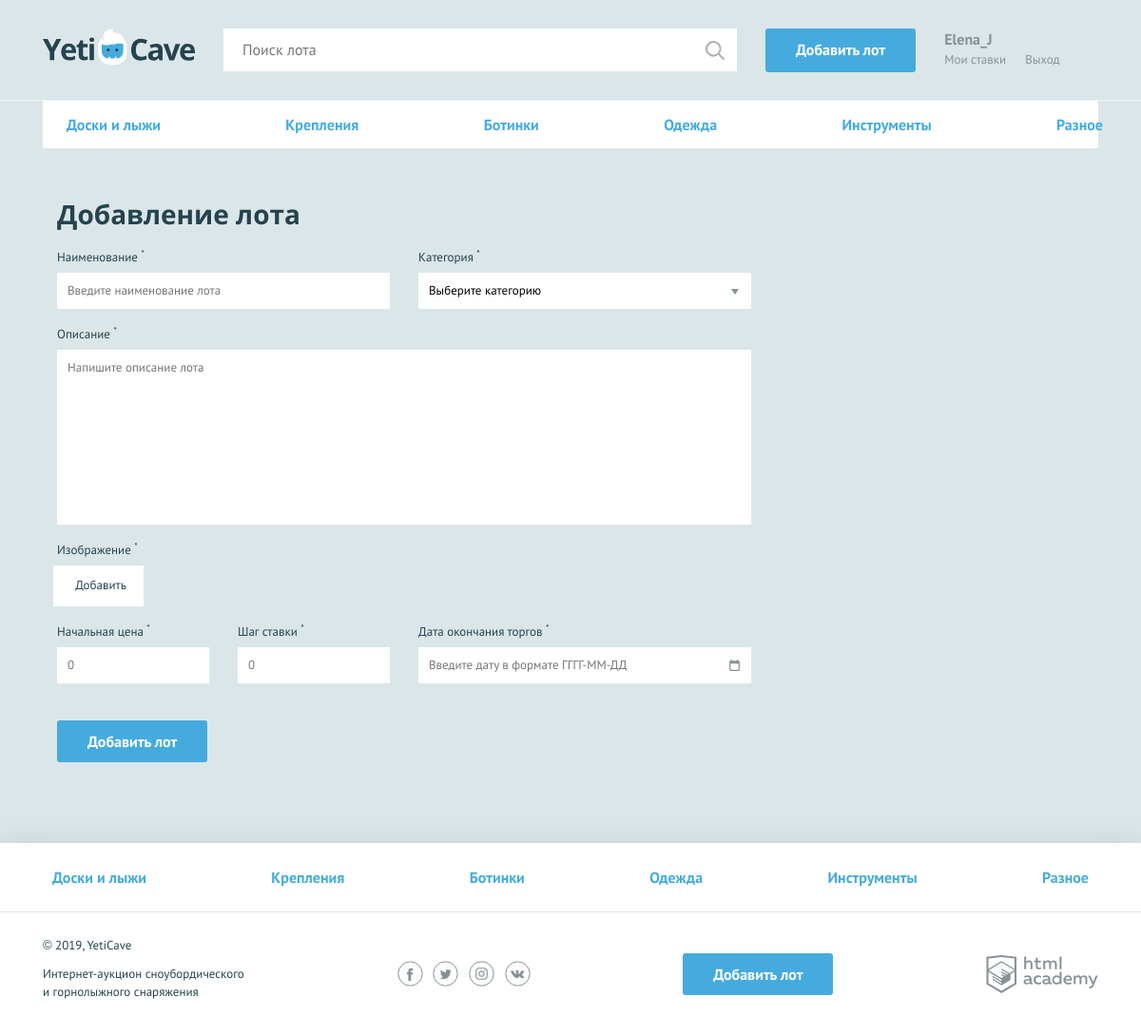
The page /add.php (signed in) on the database its author committed.
### tables this page shows
CREATE TABLE categories (
  id INT AUTO_INCREMENT PRIMARY KEY NOT NULL,
  name VARCHAR(64) UNIQUE NOT NULL,
  class VARCHAR(64) NOT NULL
);

### functions.php (called while the page is built, shortened)
<?php
function db_get_prepare_stmt($link, $sql, $data = []) {
    $stmt = mysqli_prepare($link, $sql);
    return $stmt;
}
function include_template($name, array $data = []) {
    $name = 'templates/' . $name;
    extract($data);
    require $name;
    $result = ob_get_clean();
    return $result;
}
function esc($str) {
	return htmlspecialchars($str);
}
function db_fetch_data($link, $sql, $data = []) {
    $result = [];
    $stmt = db_get_prepare_stmt($link, $sql, $data);
    mysqli_stmt_execute($stmt);
    $res = mysqli_stmt_get_result($stmt);
    if ($res) {
        $result = mysqli_fetch_all($res, MYSQLI_ASSOC);
    }
    return $result;
}

### init.php (called while the page is built, shortened)
<?php
require_once('functions.php');
$link = mysqli_connect("localhost", "root", "", "yeticave_852957");
mysqli_set_charset($link, "utf8");
$sql = "SELECT * FROM categories";
$categories = db_fetch_data($link, $sql);

### templates/add.php (the view, shortened to what this page needs)
<nav class="nav">
    <ul class="nav__list container">
        <?php foreach ($categories as $key => $val): ?>
        <li class="nav__item">
            <a href="all-lots.html"><?= esc($val['name']);?></a>
        </li>
        <?php endforeach; ?>
    </ul>
</nav>
<form class="form form--add-lot container <?= count($errors)? 'form--invalid' : ''?>" action="add.php" method="post" enctype="multipart/form-data">
    <h2>Добавление лота</h2>
    <div class="form__container-two">
        <div class="form__item <?= isset($errors['lot-name']) ? 'form__item--invalid' : '';?>">
            <label for="lot-name">Наименование <sup>*</sup></label>
            <input id="lot-name" type="text" name="lot-name" value="<?= isset($lot['lot-name']) ? $lot['lot-name'] : '';?>" placeholder="Введите наименование лота">
        </div>
        <div class="form__item <?= isset($errors['category']) ? 'form__item--invalid' : '';?>">
            <label for="category">Категория <sup>*</sup></label>
            <select id="category" name="category">
                <option>Выберите категорию</option>
            </select>
        </div>
    </div>
    <div class="form__item form__item--wide <?= isset($errors['message']) ? 'form__item--invalid' : '';?>">
        <label for="message">Описание <sup>*</sup></label>
        <textarea id="message" name="message" placeholder="Напишите описание лота"><?= isset($lot['message']) ? $lot['message'] : '';?></textarea>
    </div>
    <div class="form__item form__item--file">
        <label>Изображение <sup>*</sup></label>
        <div class="form__input-file <?= isset($errors['file']) ? 'form__item--invalid' : '';?>">
            <label for="lot-img">
                Добавить
            </label>
        </div>
    </div>
    <div class="form__container-three">
        <div class="form__item form__item--small <?= isset($errors['lot-rate']) ? 'form__item--invalid' : '';?>">
            <label for="lot-rate">Начальная цена <sup>*</sup></label>
            <input id="lot-rate" type="text" name="lot-rate" value="<?= isset($lot['lot-rate']) ? $lot['lot-rate'] : '';?>" placeholder="0">
        </div>
        <div class="form__item form__item--small <?= isset($errors['lot-step']) ? 'form__item--invalid' : '';?>">
            <label for="lot-step">Шаг ставки <sup>*</sup></label>
            <input id="lot-step" type="text" name="lot-step" value="<?= isset($lot['lot-step']) ? $lot['lot-step'] : '';?>" placeholder="0">
        </div>
        <div class="form__item <?= isset($errors['lot-date']) ? 'form__item--invalid' : '';?>">
            <label for="lot-date">Дата окончания торгов <sup>*</sup></label>
            <input class="form__input-date" id="lot-date" type="text" name="lot-date" value="<?= isset($lot['lot-date']) ? $lot['lot-date'] : '';?>" placeholder="Введите дату в формате ГГГГ-ММ-ДД">
        </div>
    </div>
    <button type="submit" class="button">Добавить лот</button>
</form>

### templates/layout.php (shortened to what this page needs)
<!DOCTYPE html>
<html lang="ru">
<head>
    <link href="/css/normalize.min.css" rel="stylesheet">
    <link href="/css/style.css" rel="stylesheet">
    <link href="/css/flatpickr.min.css" rel="stylesheet">
</head>
<body>
<div class="page-wrapper">
<header class="main-header">
    <div class="main-header__container container">
        <a class="main-header__logo">
            <img src="../img/logo.svg" width="160" height="39" alt="Логотип компании YetiCave">
        </a>
        <form class="main-header__search" method="get" action="https://echo.htmlacademy.ru" autocomplete="off">
            <input type="search" name="search" placeholder="Поиск лота">
            <input class="main-header__search-btn" type="submit" name="find" value="Найти">
        </form>
        <a class="main-header__add-lot button" href="add.php">Добавить лот</a>
        <nav class="user-menu">
        <?php if (isset($_SESSION['user'])): ?>
        <div class="user-menu__logged">
            <p><?=esc($_SESSION['user']['name']);?></p>
            <a class="user-menu__bets" href="pages/my-bets.html">Мои ставки</a>
            <a class="user-menu__logout" href="logout.php">Выход</a>
        </div>
        <?php endif; ?>
        </nav>
    </div>
</header>
<main class="container"><?= $content; ?></main>
</div>
<footer class="main-footer">
    <nav class="nav">
        <ul class="nav__list container">
            <?php foreach ($categories as $key => $val): ?>
            <li class="nav__item">
                <a href="pages/all-lots.html"><?=$val['name'];?></a>
            </li>
            <?php endforeach; ?>
        </ul>
    </nav>
    <div class="main-footer__bottom container">
        <div class="main-footer__copyright">
            <p>© 2019, YetiCave</p>
            <p>Интернет-аукцион сноубордического и горнолыжного снаряжения</p>
        </div>
        <div class="main-footer__social social">
            <a class="social__link social__link--facebook" href="#">
            </a>
            <a class="social__link social__link--twitter" href="#">
            </a>
            <a class="social__link social__link--instagram" href="#">
            </a>
            <a class="social__link social__link--vkontakte" href="#">
            </a>
        </div>
        <a class="main-footer__add-lot button" href="add.php">Добавить лот</a>
        <div class="main-footer__developed-by">
            <a class="logo-academy" href="https://htmlacademy.ru/intensive/php">
            </a>
        </div>
    </div>
</footer>
</body>
</html>

### rows shown on the page
categories: name "Доски и лыжи"
categories: name "Крепления"
categories: name "Ботинки"
categories: name "Одежда"
categories: name "Инструменты"
categories: name "Разное"

### other values the page prints
$_SESSION['user']['name'] "Elena_J"
